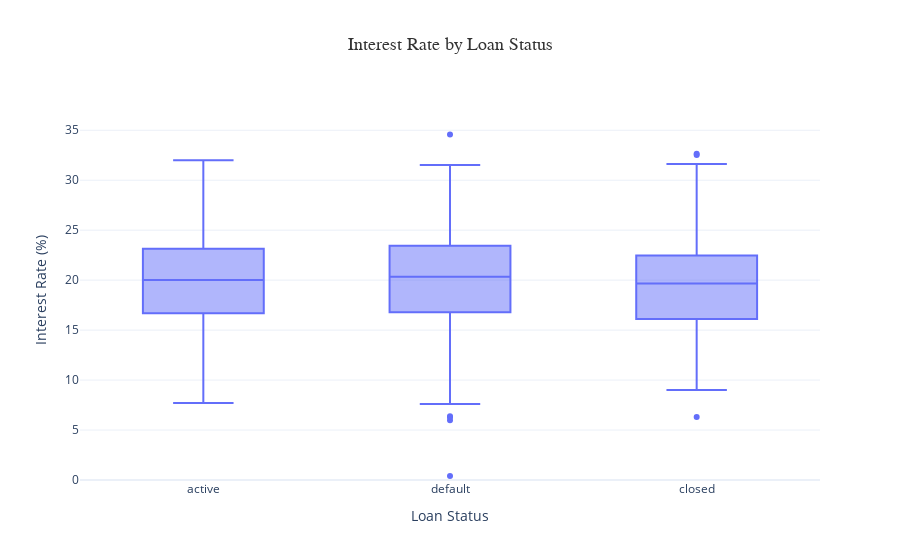

Source (notebook cell):
### Code cell
import plotly.express as px

fig = px.box(
    data, 
    x='loan_status', 
    y='interest_rate',
    title='Interest Rate by Loan Status',
    labels={'loan_status': 'Loan Status', 'interest_rate': 'Interest Rate (%)'}
)

fig.update_layout(
    title_x=0.5,  # Center the title
    title_font=dict(size=18, family='Arial', color='#333333'),  # Customize title font
    xaxis_title='Loan Status', 
    yaxis_title='Interest Rate (%)',  
    template='plotly_white',  # Clean white background
    yaxis=dict(range=[0, data['interest_rate'].max() * 1.1]),  # Adjust y-axis range to allow for outliers
    boxmode='group',  # Optionally group the boxes for clarity if needed
)

fig.show()

### Figure 1 — Plotly figure (JSON) as saved in the notebook; plotly's stock layout.template omitted (floating-point values rounded to 4 significant figures; data arrays with more than 128 entries replaced by an {"elided": "..."} marker saying what was removed)
{"data": [{"alignmentgroup": "True", "hovertemplate": "Loan Status=%{x}<br>Interest Rate (%)=%{y}<extra></extra>", "legendgroup": "", "marker": {"color": "#636efa"}, "name": "", "notched": false, "offsetgroup": "", "orientation": "v", "showlegend": false, "type": "box", "x": {"elided": "1000 str values"}, "x0": " ", "xaxis": "x", "y": {"elided": "1000 float values"}, "y0": " ", "yaxis": "y"}], "layout": {"boxmode": "group", "legend": {"tracegroupgap": 0}, "title": {"font": {"color": "#333333", "family": "Arial", "size": 18}, "text": "Interest Rate by Loan Status", "x": 0.5}, "xaxis": {"anchor": "y", "domain": [0, 1], "title": {"text": "Loan Status"}}, "yaxis": {"anchor": "x", "domain": [0, 1], "range": [0, 38.03], "title": {"text": "Interest Rate (%)"}}}}
